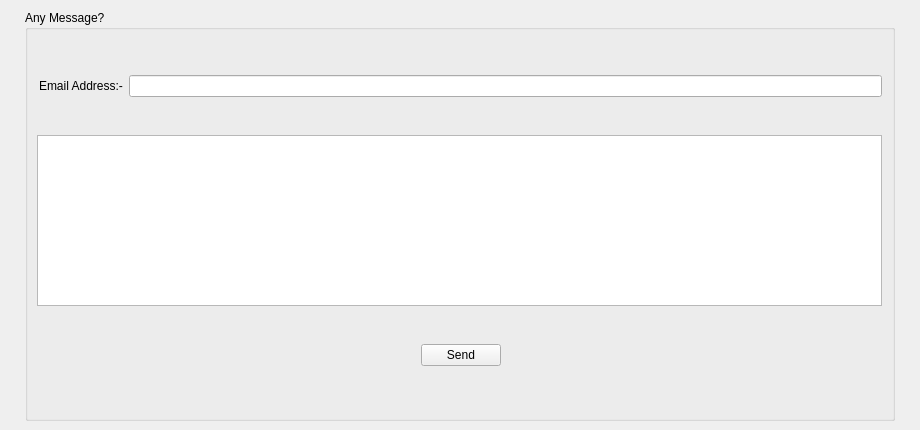
       <widget class="QWidget" name="tab_4">
        <attribute name="title">
         <string>Support</string>
        </attribute>
        <widget class="QWidget" name="horizontalLayoutWidget_9">
         <property name="geometry">
          <rect>
           <x>10</x>
           <y>10</y>
           <width>901</width>
           <height>411</height>
          </rect>
         </property>
         <layout class="QHBoxLayout" name="horizontalLayout_27">
          <item>
           <spacer name="horizontalSpacer_42">
            <property name="orientation">
             <enum>Qt::Horizontal</enum>
            </property>
            <property name="sizeHint" stdset="0">
             <size>
              <width>40</width>
              <height>20</height>
             </size>
            </property>
           </spacer>
          </item>
          <item>
           <widget class="QGroupBox" name="groupBox_7">
            <property name="minimumSize">
             <size>
              <width>870</width>
              <height>370</height>
             </size>
            </property>
            <property name="title">
             <string>Any Message? </string>
            </property>
            <widget class="QWidget" name="verticalLayoutWidget_10">
             <property name="geometry">
              <rect>
               <x>10</x>
               <y>30</y>
               <width>851</width>
               <height>361</height>
              </rect>
             </property>
             <layout class="QVBoxLayout" name="verticalLayout_17">
              <property name="leftMargin">
               <number>2</number>
              </property>
              <property name="topMargin">
               <number>2</number>
              </property>
              <property name="rightMargin">
               <number>2</number>
              </property>
              <property name="bottomMargin">
               <number>2</number>
              </property>
              <item>
               <spacer name="verticalSpacer_4">
                <property name="orientation">
                 <enum>Qt::Vertical</enum>
                </property>
                <property name="sizeHint" stdset="0">
                 <size>
                  <width>20</width>
                  <height>40</height>
                 </size>
                </property>
               </spacer>
              </item>
              <item>
               <layout class="QHBoxLayout" name="horizontalLayout_16">
                <property name="leftMargin">
                 <number>2</number>
                </property>
                <property name="topMargin">
                 <number>2</number>
                </property>
                <property name="rightMargin">
                 <number>2</number>
                </property>
                <property name="bottomMargin">
                 <number>2</number>
                </property>
                <item>
                 <widget class="QLabel" name="label_28">
                  <property name="text">
                   <string>Email Address:-</string>
                  </property>
                 </widget>
                </item>
                <item>
                 <widget class="QLineEdit" name="lineEdit"/>
                </item>
               </layout>
              </item>
              <item>
               <spacer name="verticalSpacer_5">
                <property name="orientation">
                 <enum>Qt::Vertical</enum>
                </property>
                <property name="sizeHint" stdset="0">
                 <size>
                  <width>20</width>
                  <height>40</height>
                 </size>
                </property>
               </spacer>
              </item>
              <item>
               <widget class="QTextEdit" name="textEdit_2">
                <property name="maximumSize">
                 <size>
                  <width>845</width>
                  <height>180</height>
                 </size>
                </property>
               </widget>
              </item>
              <item>
               <spacer name="verticalSpacer_6">
                <property name="orientation">
                 <enum>Qt::Vertical</enum>
                </property>
                <property name="sizeHint" stdset="0">
                 <size>
                  <width>20</width>
                  <height>40</height>
                 </size>
                </property>
               </spacer>
              </item>
              <item>
               <layout class="QHBoxLayout" name="horizontalLayout_17">
                <property name="leftMargin">
                 <number>2</number>
                </property>
                <property name="topMargin">
                 <number>2</number>
                </property>
                <property name="rightMargin">
                 <number>2</number>
                </property>
                <property name="bottomMargin">
                 <number>2</number>
                </property>
                <item>
                 <spacer name="horizontalSpacer_2">
                  <property name="orientation">
                   <enum>Qt::Horizontal</enum>
                  </property>
                  <property name="sizeHint" stdset="0">
                   <size>
                    <width>40</width>
                    <height>20</height>
                   </size>
                  </property>
                 </spacer>
                </item>
                <item>
                 <widget class="QPushButton" name="pushButton_15">
                  <property name="text">
                   <string>Send</string>
                  </property>
                 </widget>
                </item>
                <item>
                 <spacer name="horizontalSpacer_4">
                  <property name="orientation">
                   <enum>Qt::Horizontal</enum>
                  </property>
                  <property name="sizeHint" stdset="0">
                   <size>
                    <width>40</width>
                    <height>20</height>
                   </size>
                  </property>
                 </spacer>
                </item>
               </layout>
              </item>
              <item>
               <spacer name="verticalSpacer_7">
                <property name="orientation">
                 <enum>Qt::Vertical</enum>
                </property>
                <property name="sizeHint" stdset="0">
                 <size>
                  <width>20</width>
                  <height>40</height>
                 </size>
                </property>
               </spacer>
              </item>
             </layout>
            </widget>
           </widget>
          </item>
          <item>
           <spacer name="horizontalSpacer_41">
            <property name="orientation">
             <enum>Qt::Horizontal</enum>
            </property>
            <property name="sizeHint" stdset="0">
             <size>
              <width>40</width>
              <height>20</height>
             </size>
            </property>
           </spacer>
          </item>
         </layout>
        </widget>
       </widget>
